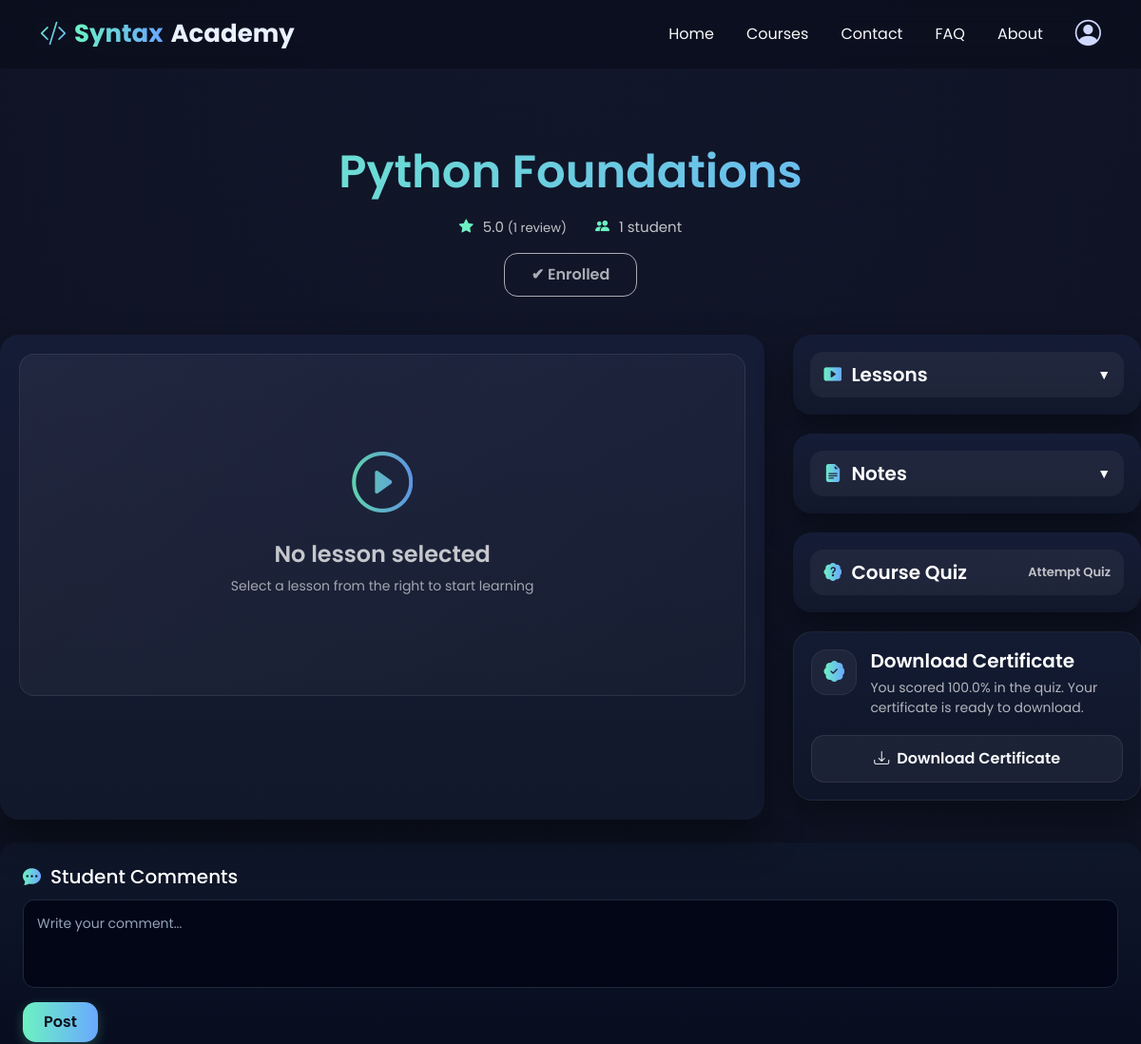
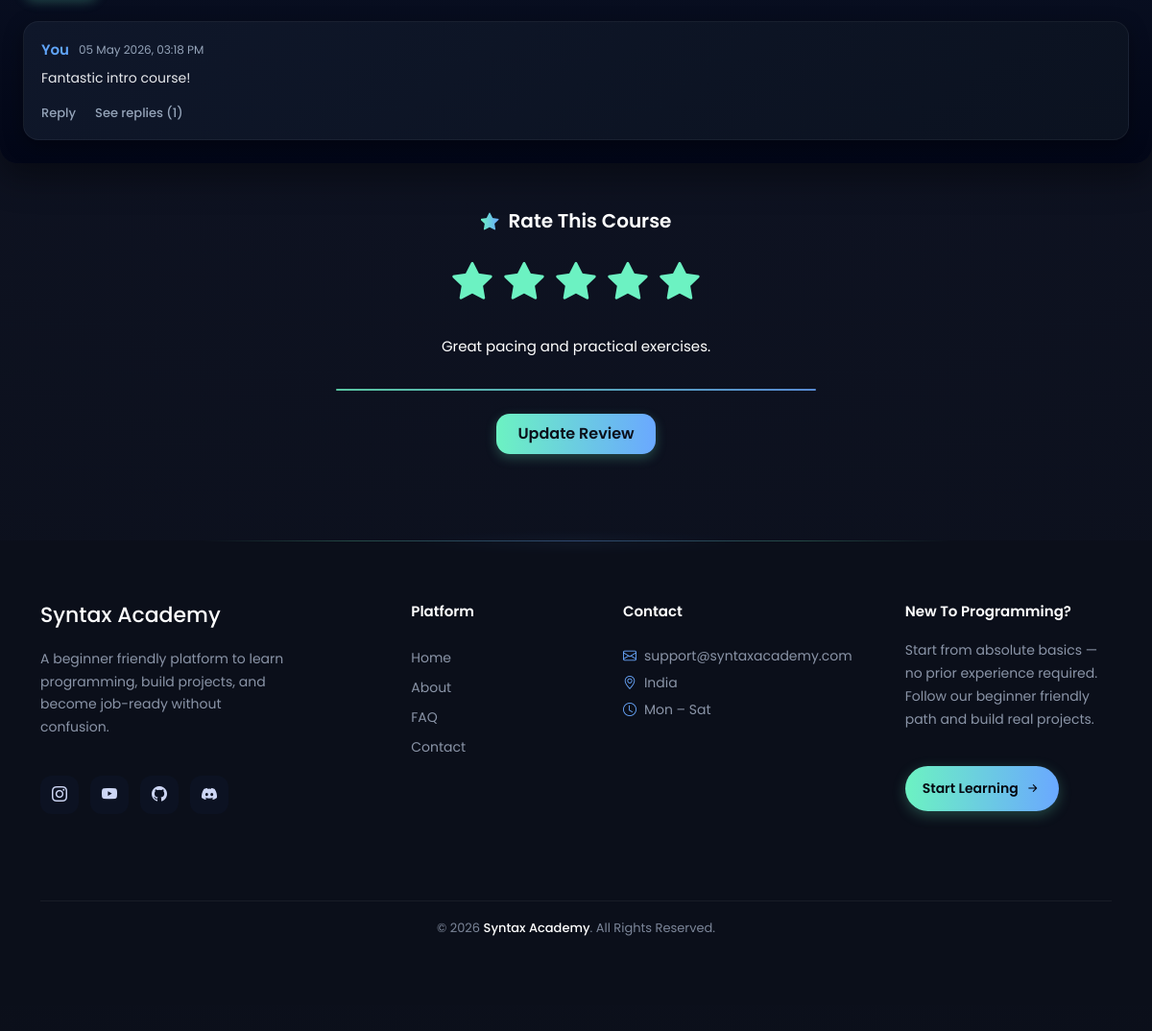
The page /courses/1/ (signed in) on the database its author committed (2 pictures, top to bottom).
### app1/models.py (models this page shows, shortened)
class Course(models.Model):
    LEVEL_CHOICES = [
        ('beginner','Beginner'),
        ('intermediate','Intermediate'),
        ('advanced','Advanced'),
    ]
    name = models.CharField(max_length=120)
    description = models.TextField()
    thumbnail = models.ImageField(upload_to="courses/", null=True, blank=True)
    level = models.CharField(max_length=20, choices=LEVEL_CHOICES, default='beginner')
    duration_weeks = models.IntegerField(default=4)
    price = models.IntegerField(default=999)
    is_featured = models.BooleanField(default=False)
    is_active = models.BooleanField(default=True)
    created_at = models.DateTimeField(auto_now_add=True)

class Comment(models.Model):
    course = models.ForeignKey(Course, on_delete=models.CASCADE, related_name="comments")
    user = models.ForeignKey(Registration, on_delete=models.CASCADE)
    text = models.TextField()
    created_at = models.DateTimeField(auto_now_add=True)

class Review(models.Model):
    user = models.ForeignKey(Registration, on_delete=models.CASCADE)
    course = models.ForeignKey(Course, on_delete=models.CASCADE)
    stars = models.IntegerField()  # 1 to 5
    comment = models.TextField(blank=True)
    class Meta:
        unique_together = ('user','course')

### app1/views.py (the view)
# urls.py: path('courses/', views.course_manage, name='course_manage'),
def courses(request, id):
    if 'login' not in request.session:
        return redirect('login')
    cor = get_object_or_404(Course, id=id)
    less = Lessons.objects.filter(course=cor)
    nott = Notes.objects.filter(course=cor)
    comms = Comment.objects.filter(course=cor).order_by('-created_at')
    quiz = Quiz.objects.filter(course=cor).order_by("id").first()
    user = Registration.objects.get(email=request.session['login'])
    is_enrolled = Enrollment.objects.filter(user=user, course=cor).exists()
    total_lessons, completed_lessons_count, remaining_lessons_count, all_lessons_completed = (0, 0, 0, False)
    completed_lesson_ids = []
    if is_enrolled:
        total_lessons, completed_lessons_count, remaining_lessons_count, all_lessons_completed = get_course_completion_counts(user, cor)
        completed_lesson_ids = list(
            LessonCompletion.objects.filter(user=user, lesson__course=cor)
            .values_list("lesson_id", flat=True)
        )
    total_students = Enrollment.objects.filter(course=cor).count()
    review_qs = Review.objects.filter(course=cor)
    avg_rating = review_qs.aggregate(avg=Avg('stars'))['avg'] or 0
    review_count = review_qs.count()
    avg_rating = round(avg_rating, 1)
    user_review = Review.objects.filter(user=user, course=cor).first()
    best_quiz_result = None
    certificate_percentage = None
    certificate_available = False
    if is_enrolled:
        quiz, best_quiz_result, certificate_percentage, certificate_available = get_certificate_status(
            user,
            cor,
            quiz=quiz,
            all_lessons_completed=all_lessons_completed
        )
    return render(request, "course.html", {
        "cor": cor,
        "less": less,
        "nott": nott,
        "comms": comms,
        "quiz": quiz,
        "is_enrolled": is_enrolled,
        "all_lessons_completed": all_lessons_completed,
        "completed_lessons_count": completed_lessons_count,
        "remaining_lessons_count": remaining_lessons_count,
        "completed_lesson_ids": completed_lesson_ids,
        "total_lessons_count": total_lessons,
        "best_quiz_result": best_quiz_result,
        "certificate_percentage": certificate_percentage,
        "certificate_available": certificate_available,
        "total_students": total_students,
        "avg_rating": avg_rating,
        "review_count": review_count,
        "user_review": user_review,
        "login": True
    })

### app1/views.py (called while the page is built)
def get_course_completion_counts(user, course):
    total_lessons = Lessons.objects.filter(course=course).count()
    completed_lessons = LessonCompletion.objects.filter(
        user=user,
        lesson__course=course
    ).values("lesson_id").distinct().count()
    remaining_lessons = max(total_lessons - completed_lessons, 0)
    all_lessons_completed = total_lessons == completed_lessons
    return total_lessons, completed_lessons, remaining_lessons, all_lessons_completed

def get_certificate_status(user, course, quiz=None, all_lessons_completed=None):
    quiz = quiz or Quiz.objects.filter(course=course).order_by("id").first()
    if all_lessons_completed is None:
        _, _, _, all_lessons_completed = get_course_completion_counts(user, course)
    if not quiz:
        return quiz, None, None, False
    best_result = Result.objects.filter(
        user_email=user.email,
        quiz__course=course
    ).order_by("-score", "-submitted_at").first()
    if not best_result or not best_result.total:
        return quiz, best_result, None, False
    certificate_percentage = round((best_result.score / best_result.total) * 100, 1)
    certificate_available = all_lessons_completed and certificate_percentage >= 70
    return quiz, best_result, certificate_percentage, certificate_available

### app1/templates/course.html (shortened to what this page needs)
{% extends "base.html" %}
{% block content %}
{% load static %}
<!DOCTYPE html>
<html lang="en">
<head>
<link href="https://cdn.jsdelivr.net/npm/bootstrap@5.3.2/dist/css/bootstrap.min.css" rel="stylesheet">
<link rel="stylesheet" href="https://cdn.jsdelivr.net/npm/bootstrap-icons@1.11.1/font/bootstrap-icons.css">
<link rel="stylesheet" href="{% static 'css/course.css' %}">
</head>
<body>
<div class="course-header">
    <h1 class="course-title-main">
        {{ cor.name }}
    </h1>
    <div class="course-meta-center">
        <span>
            <i class="bi bi-star-fill"></i>
            {{ avg_rating }}
            <small>({{ review_count }} review{{ review_count|pluralize }})</small>
        </span>
        <span>
            <i class="bi bi-people-fill"></i>
            {{ total_students }} student{{ total_students|pluralize }}
        </span>
    </div>
    <button id="enrollBtn"
        class="btn {% if is_enrolled %}enrolled-btn{% else %}enroll-btn{% endif %} mt-3"
        {% if is_enrolled %}disabled{% endif %}>
        {% if is_enrolled %}
        ✔ Enrolled
        {% else %}
        Enroll Now
        {% endif %}
    </button>
</div>
<div class="container-premium">
    <div class="main-grid">
        <div class="video-card">
            <div id="videoPlaceholder" class="video-placeholder">
                <i class="bi bi-play-circle"></i>
                <h4>No lesson selected</h4>
                <p>Select a lesson from the right to start learning</p>
            </div>
        </div>
        <div>
            <div class="side-card">
                <div class="dropdown-header" onclick="toggleDropdown('lessonList')">
                    <h5 class="section-heading">
                        <i class="bi bi-play-btn-fill"></i>
                        <span>Lessons</span>
                    </h5>
                    <span>▼</span>
                </div>
            </div>
            <div class="side-card">
                <div class="dropdown-header" onclick="toggleDropdown('notesList')">
                    <h5 class="section-heading">
                        <i class="bi bi-file-earmark-text-fill"></i>
                        <span>Notes</span>
                    </h5>
                    <span>▼</span>
                </div>
            </div>
           <div class="side-card">
                <div class="dropdown-header quiz-item
                    {% if not is_enrolled or not all_lessons_completed %} locked {% endif %}"
                    id="quizAccessTrigger"
                    data-enrolled="{{ is_enrolled }}"
                    data-quiz-ready="{{ all_lessons_completed }}"
                    data-remaining-lessons="{{ remaining_lessons_count }}"
                    data-quiz-url="{% url 'quiz_page' cor.id %}">
                    <h5 class="section-heading">
                        <i class="bi bi-patch-question-fill"></i>
                        <span>Course Quiz</span>
                    </h5>
                    {% if not is_enrolled %}
                        <span class="quiz-action-label">Quiz Locked</span>
                    {% elif all_lessons_completed %}
                        <span class="quiz-action-label">Attempt Quiz</span>
                    {% else %}
                        <span class="quiz-action-label">{{ remaining_lessons_count }} left</span>
                    {% endif %}
                </div>
            </div>
            {% if certificate_available %}
                <div class="side-card certificate-card">
                    <div class="certificate-card-copy">
                        <div class="certificate-badge">
                            <i class="bi bi-patch-check-fill"></i>
                        </div>
                        <div>
                            <h5>Download Certificate</h5>
                            <p>
                                You scored {{ certificate_percentage }}% in the quiz.
                                Your certificate is ready to download.
                            </p>
                        </div>
                    </div>
                    <a href="{% url 'download_certificate' cor.id %}" class="certificate-download-btn">
                        <i class="bi bi-download"></i>
                        Download Certificate
                    </a>
                </div>
            {% endif %}
        </div>
    </div>
    <div class="side-card mt-4 comment-box">
        <h5 class="section-heading">
            <i class="bi bi-chat-dots-fill"></i>
            <span>Student Comments</span>
        </h5>
        {% if 'login' in request.session %}
            <textarea
                id="commentText"
                rows="3"
                placeholder="Write your comment..."
            ></textarea>
            <button class="btn btn-primary mt-2" onclick="postComment()">
                Post
            </button>
        {% else %}
            <p class="text-muted mt-2">
                🔒 Please <a href="{% url 'login' %}">login</a> to post a comment.
            </p>
        {% endif %}
        <div id="commentList" class="mt-4">
            {% for c in comms %}
                <div class="comment-item">
                    <div class="comment-header">
                        <strong>
                            {% if 'login' in request.session and c.user.email == request.session.login %}
                                You
                            {% else %}
                                {{ c.user.name }}
                            {% endif %}
                        </strong>
                        <small>
                            {{ c.created_at|date:"d M Y, h:i A" }}
                        </small>
                    </div>
                    <p class="comment-text">
                        {{ c.text }}
                    </p>
                    <div class="comment-actions">
                        {% if 'login' in request.session %}
                            <span class="reply-btn" onclick="toggleReplyBox({{ c.id }})">
                                Reply
                            </span>
                        {% endif %}
                        {% if c.replies.count > 0 %}
                            <span class="see-replies" onclick="toggleReplies({{ c.id }})">
                                See replies ({{ c.replies.count }})
                            </span>
                        {% endif %}
                    </div>
                </div>
            {% empty %}
                <p class="text-muted">No comments yet</p>
            {% endfor %}
        </div>
    </div>
    <div class="review-minimal text-center mt-5">
    <h5 class="section-heading review-heading mb-4">
        <i class="bi bi-star-fill"></i>
        <span>Rate This Course</span>
    </h5>
    {% if not is_enrolled %}
        <p style="color: rgba(255,255,255,0.6); font-size:14px;">
            🔒 Enroll in this course to share your experience and rating.
        </p>
    {% else %}
        <form id="reviewForm">
            <div class="star-rating-minimal mb-4">
                {% for i in "12345" %}
                    <i class="bi bi-star-fill star
                    {% if user_review and user_review.stars >= forloop.counter %} active {% endif %}"
                       data-value="{{ forloop.counter }}"></i>
                {% endfor %}
            </div>
            <div class="review-input-wrapper">
                <textarea name="comment"
                          rows="2"
                          placeholder="Share your experience...">{{ user_review.comment|default:'' }}</textarea>
                <div class="input-line"></div>
            </div>
            <button type="submit" class="submit-review-btn mt-4">
                {% if user_review %}
                    Update Review
                {% else %}
                    Submit Review
                {% endif %}
            </button>
        </form>
    {% endif %}
</div>
</body>
</html>
{% endblock content %}

### app1/static/css/style.css (style rules this page uses)
:root { --bg:#0b0f1a; --card:#12182b; --primary:#6cf2c2; --secondary:#6aa8ff; --text:#eaeaea; --header-h:72px; }
body { font-family: 'Poppins', sans-serif; background-color: var(--bg); color: var(--text); padding-top:var(--header-h); }
:root { --header-h:72px; }

### rows shown on the page
Course: name "Python Foundations"
Comment: shows "You", created_at "05 May 2026, 03:18 PM", text "Fantastic intro course!", replies.count "1"
Review: stars 5 (drawn), comment "Great pacing and practical exercises."

### other values the page prints
{{ avg_rating }} "5.0"
{{ review_count }} "1"
{{ total_students }} "1"
{{ certificate_percentage }} "100.0"
